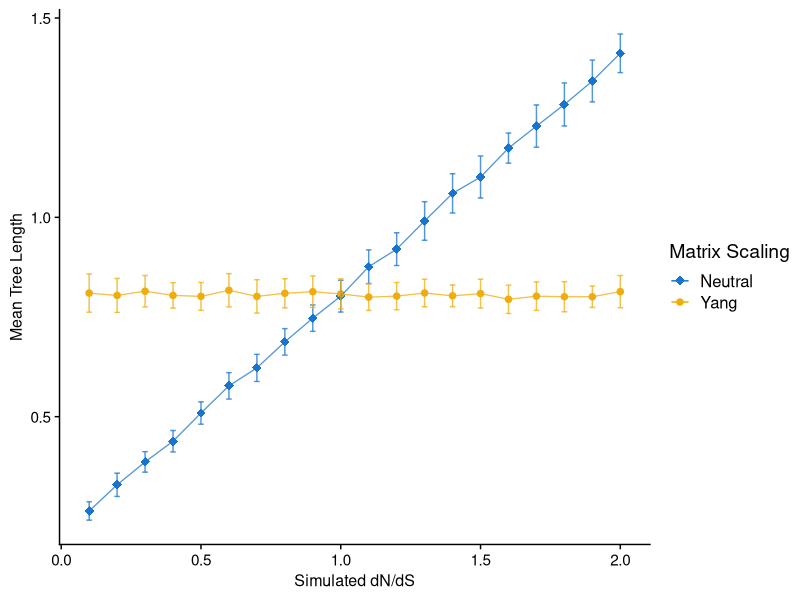

Here is the R script that generated this plot:
# Post-processing and plotting in R:
require(ggplot2)
require(cowplot)
require(dplyr)
dat <- read.csv("compare_scaling_results.csv")
dat %>% group_by(scaling, omega) %>% summarize(mean_tl = mean(treelen), sd_tl = sd(treelen)) -> dat.sum
limits <- aes(ymax = mean_tl + sd_tl, ymin = mean_tl - sd_tl)

theme_set(theme_cowplot() + theme(axis.text = element_text(size = 11), axis.title = element_text(size = 11.5)))
ggplot(dat.sum, aes(x = omega, y = mean_tl, shape = scaling, color = scaling)) + 
geom_point(size = 3) + geom_line(size = 0.45, alpha = 0.75) + 
geom_errorbar(limits, width = 0.02, alpha = 0.75) + 
scale_shape_manual(values = c(18, 20), name = "Matrix Scaling", labels = c("Neutral", "Yang")) + 
scale_color_manual(values = c("dodgerblue3", "darkgoldenrod2"), name = "Matrix Scaling", labels = c("Neutral", "Yang")) + 
xlab("Simulated dN/dS") + ylab("Mean Tree Length") -> p

ggsave("yang_neutral_scaling.pdf", p, width = 5.25, height = 3.75)
    
    
    
    
    
    